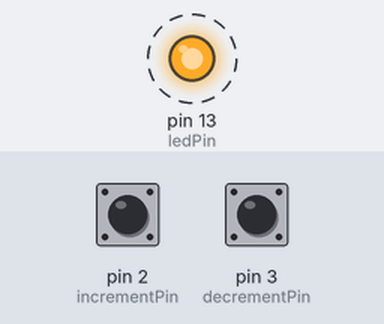
Simulated run of this sketch. Board: Arduino Uno, built with avr-gcc and run on an emulated ATmega328P. Shown: output pins drawn as LEDs (lit = HIGH). Dashed ring = blinking. The test bench sets the inputs (shaded band); at power-on: pin 2 (incrementPin) HIGH, pin 3 (decrementPin) HIGH.

Above: at 1.25 s.
1.3 s: pin 2 (incrementPin) pulled LOW for 0.15 s
At 1.6 s:
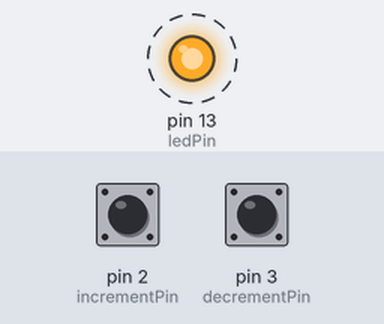
4.3 s: pin 3 (decrementPin) pulled LOW for 0.15 s
At 4.55 s:
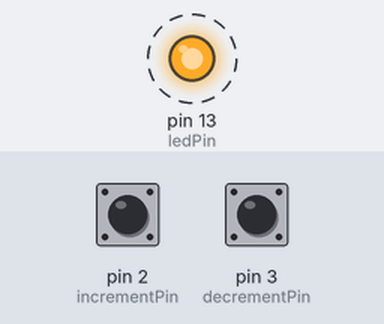
Timing chart, 0 to 13.3 s (numbered marks = the images above; inputs shaded):
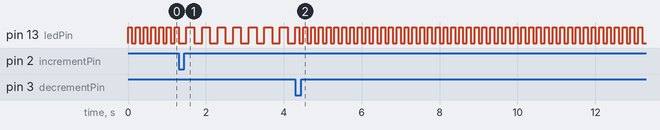

The sketch:

vms.ino
```cpp
const byte ledPin = 13;
const byte incrementPin = 2;
const byte decrementPin = 3;
bool ledState = false;
volatile int led_delay = 100;

void setup() {
  pinMode(ledPin, OUTPUT);
  pinMode(incrementPin, INPUT_PULLUP);
  attachInterrupt(digitalPinToInterrupt(incrementPin), increment, FALLING);
  pinMode(decrementPin, INPUT_PULLUP);
  attachInterrupt(digitalPinToInterrupt(decrementPin), decrement, FALLING);
}

void loop() {
  ledState = !ledState;
  digitalWrite(ledPin, ledState);
  delay(led_delay);
}

void increment() {
  led_delay += 100;
  led_delay = led_delay > 1000 ? 1000 : led_delay;
}

void decrement(){
  led_delay -= 100;
  led_delay = led_delay <= 100 ? 100 : led_delay;
}
```

Measured:
- after the input at 1.3 s, pin 13 (ledPin): alternates HIGH for 0.20 s and LOW for 0.20 s, starting after 0.20 s
- after the input at 4.3 s, pin 13 (ledPin): alternates HIGH for 0.10 s and LOW for 0.10 s, starting after 0.10 s
- by itself, pin 13 (ledPin): alternates HIGH for 0.10 s and LOW for 0.10 s
